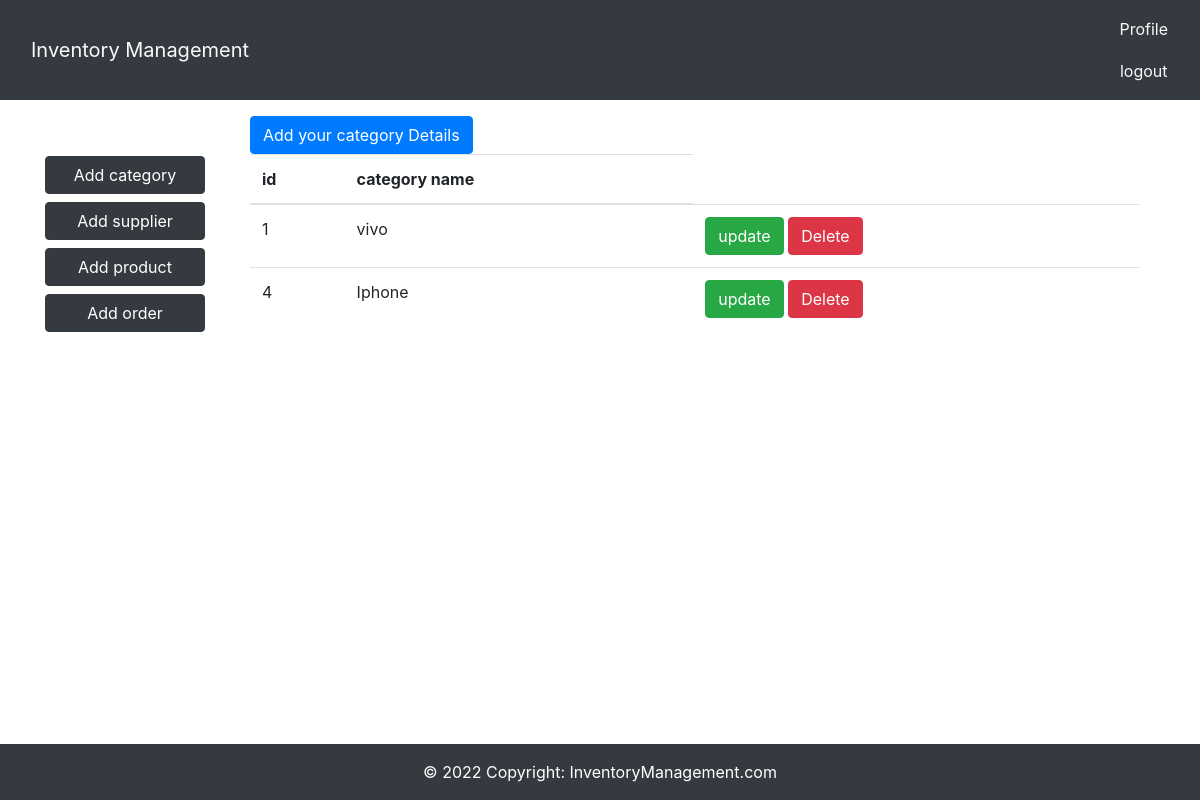
The app's page /category/category.php with its own data.
### tables this page shows
CREATE TABLE `category` (
  `id` int(11) NOT NULL,
  `name` varchar(50) DEFAULT NULL
);

### category/view.php (called while the page is built, shortened)
<?php
 $sql = "SELECT * FROM `category` ";
?>

### category/categoryporstion.php (the view, shortened to what this page needs)
<div class="container">
<button type="button" class="btn btn-primary" data-toggle="modal" data-target="#exampleModal">
  Add your category Details
</button>
<table class="table">
    <thead>
        <tr>
          <th scope="col">id</th>
          <th scope="col">category name</th>
        </tr>
      </thead>
  <tbody>
  <?php
include "view.php";
$result = mysqli_query($con,$sql);
if ($result){
  while($row = mysqli_fetch_assoc($result)){
    $id = $row['id'];
    $name = $row['name'];
    echo '
      <tr>
         <td>'.$id.'</td>
         <td>'.$name.'</td>
        <td>
        <button class="btn btn-success editbtn" data-toggle="modal" data-target="#exampleModal1">update</button>
            <a class="btn btn-danger "href="delete.php?deleteid='.$id.'" role="button">Delete</a>
            </td>
      </tr>';
  }
}
?>
  </tbody>
</table>
</div>

### records on screen
category: id "1", name "vivo"
category: id "4", name "Iphone"
